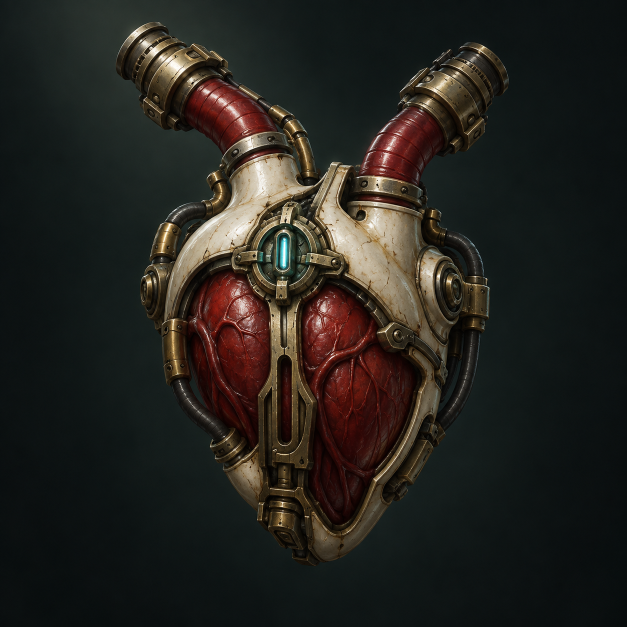
#> input picture handoff-assets/ascension-20260921-gpt-v1/images/organs/secondary-heart.png, 1254 x 1254 px (shown at 1/2 size); its folder holds only this picture in this run
$ python import-ascension-art.py
#> lines starting #> are read from the running program, lines starting #| are printed output that depends on the picture
"""Converts GPT's ascension art (handoff-assets/ascension-20260921-gpt-v1/images)
into the WebP files the page loads. The PNG originals are never touched.

    python scripts/import-ascension-art.py
"""
from pathlib import Path
from PIL import Image

ROOT = Path(__file__).resolve().parent.parent
SOURCE = ROOT / 'handoff-assets' / 'ascension-20260921-gpt-v1' / 'images'
TARGET = ROOT / 'public' / 'battle-assets' / 'ascension'

def convert(src: Path, dst: Path, size):
#> called with size = (320, 320)
    dst.parent.mkdir(parents=True, exist_ok=True)
    with Image.open(src) as image:
#> image is the input picture: PIL image 1254x1254 RGB; mean R, G, B 36.9, 35.1, 30.4
        image = image.convert('RGB')
        image.thumbnail(size, Image.LANCZOS)
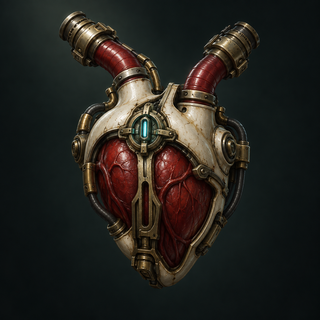
#> image: PIL image 320x320 RGB; mean R, G, B 36.9, 35.1, 30.4
        image.save(dst, 'WEBP', quality=80, method=6)
    return dst

made = []
for png in sorted((SOURCE / 'organs').glob('*.png')):
    made.append(convert(png, TARGET / 'organs' / f'{png.stem}.webp', (320, 320)))
for png in sorted((SOURCE / 'stages').glob('*.png')):
    made.append(convert(png, TARGET / 'stages' / f'{png.stem}.webp', (960, 540)))
made.append(convert(SOURCE / 'apothecarion-background.png', TARGET / 'apothecarion-background.webp', (1280, 720)))
#> (the run stopped early here; a loop or call above may not have finished)
